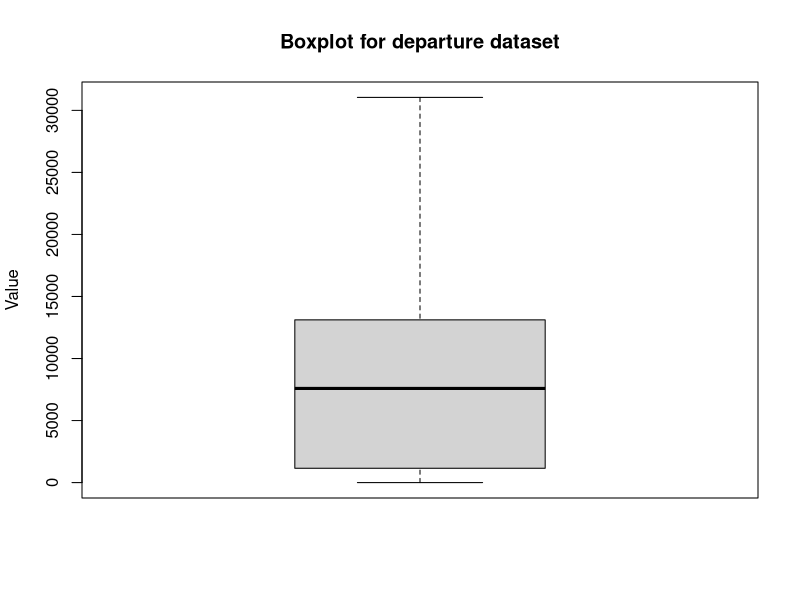
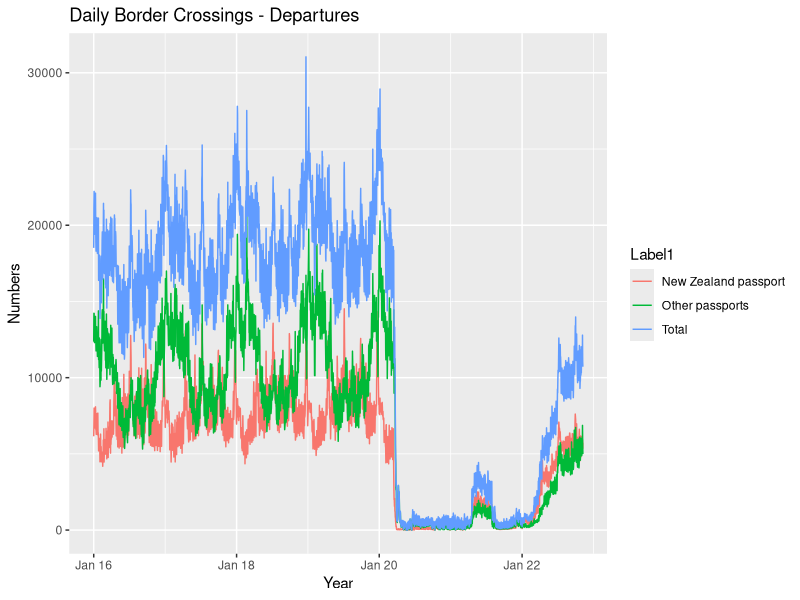

Recreate these plots in R, in order.
## ---- chunk 1
knitr::opts_chunk$set(echo = FALSE, warning = FALSE, message=FALSE)
library = function(...) suppressPackageStartupMessages(base::library(...))
## ---- chunk 2
library(tidyverse)
library(ggplot2)
## ---- chunk 3
mydata.departure = read.csv('Departure.csv', header = TRUE)
mydata.departure$Period = as.Date(mydata.departure$Period)
boxplot(mydata.departure$Value, ylab = "Value", main = 'Boxplot for departure dataset')
## ---- chunk 4
p = ggplot(mydata.departure, aes(x = Period, y = Value, col = Label1)) +
  geom_line()
p + scale_x_date(date_labels = "%b %y") + ggtitle("Daily Border Crossings - Departures") +  xlab("Year") + 
  ylab("Numbers")
